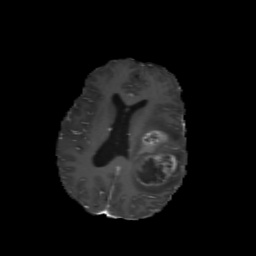
%> input picture test/00018_101.jpg, 256 x 256 px; its folder holds 4 pictures in this run
$ octave brain.m   (GNU Octave 9; MATLAB toolbox functions it lacks are replaced by stand-ins)
%> lines starting %> are read from the running program, lines starting %| are printed output that depends on the picture; in (x1, y1, x2, y2) boxes, pixels count from 0 and x2, y2 are one past the last pixel; in counts of white or black regions, pixels touching at a corner belong together; the program's own positions count from 1
% Define the folder path containing MRI images
folderPath = '/MATLAB Drive/test';

% Get a list of all images in the folder
imageFiles = dir(fullfile(folderPath, '*.jpg')); % Change '*.jpg' if images are in a different format
disp(['Number of images found: ', num2str(length(imageFiles))]); % Check the number of images found

% Check if there are no images found
if isempty(imageFiles)
    disp('No images found in the specified folder. Check the folder path and file extension.');
else
    % Loop through each image in the folder
    for k = 1:5
        disp(['Processing Image: ', imageFiles(k).name]); % Display the current image being processed

        % Load the image
        filePath = fullfile(folderPath, imageFiles(k).name);
        I = imread(filePath);
%> I is the input picture: size 256x256 uint8; min 0, max 255, mean 15.6

        % Display the original image
        figure;
        imshow(I);
        title(['Original MRI Scan: ', imageFiles(k).name]);

        % Convert image to grayscale if it is not already
        if size(I, 3) == 3
            grayImage = rgb2gray(I);
        else
            grayImage = I;
        end

    % Apply Gaussian filter for noise reduction
    filteredImage = imgaussfilt(grayImage, 2);

    % Resize the image to 256x256
    resizedImage = imresize(filteredImage, [256 256]);

    % Edge detection using Sobel
    edges = edge(resizedImage, 'Sobel');
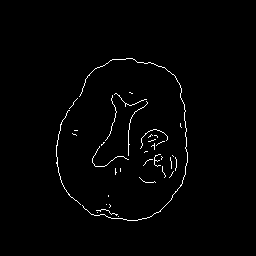
%> edges: size 256x256 logical; 1.4% white in thin lines or dots, all inside (x1, y1, x2, y2) = (56, 58, 188, 221)

    % Display the edges
    figure;
    imshow(edges);
    title('Edges Detected');

    % Adaptive thresholding for segmentation
    adaptiveThreshold = adaptthresh(resizedImage, 0.5);
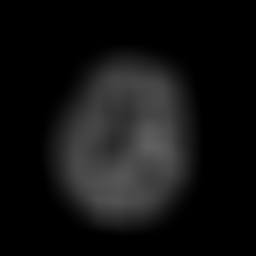
%> adaptiveThreshold: size 256x256 double; min 0, max 0.374, mean 0.0702
    binaryImage = imbinarize(resizedImage, adaptiveThreshold);
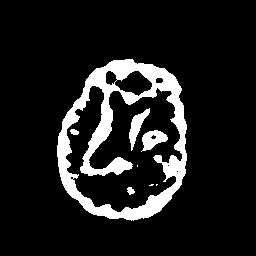
%> binaryImage: size 256x256 logical; 11.5% white; 8 white regions (3 under 20 px), largest, box (x1, y1, x2, y2) and area: (57, 59, 187, 221) 6796, (141, 130, 168, 152) 333, (129, 108, 150, 151) 330, (127, 187, 135, 195) 44, (70, 129, 79, 135) 41

    % Apply morphological operations to improve segmentation
    binaryImage = imopen(binaryImage, strel('disk', 3)); % Removes small noise
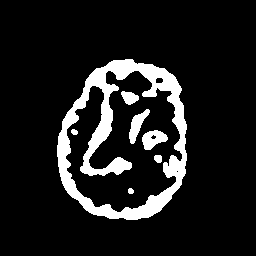
%> binaryImage: size 256x256 logical; 11.3% white; 7 white regions, largest, box (x1, y1, x2, y2) and area: (57, 59, 187, 220) 6464, (142, 130, 168, 150) 325, (129, 109, 150, 144) 311
    binaryImage = imclose(binaryImage, strel('disk', 5)); % Closes gaps in detected regions
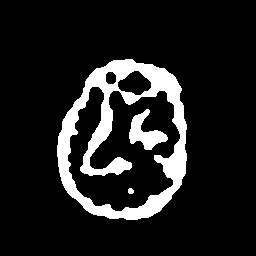
%> binaryImage: size 256x256 logical; 12% white; 3 white regions, box (x1, y1, x2, y2) and area: (57, 59, 187, 220) 7146, (129, 109, 168, 150) 718, (128, 188, 134, 194) 30

    % Display the binary image after morphological processing
    figure;
    imshow(binaryImage);
    title('Binary Image with Morphological Operations');

    % Debug: Count and display the number of white pixels
    whitePixelCount = sum(binaryImage(:));
%> whitePixelCount = 7894
    disp(['White pixel count: ', num2str(whitePixelCount)]);
%| White pixel count: 7894

    % Detect tumor based on area of high-intensity regions
    % Set a threshold for the area that indicates a tumor presence
    tumorAreaThreshold = 100;  % Adjust this value based on your images
    tumorDetected = whitePixelCount > tumorAreaThreshold;
%> tumorDetected = true

    % Display result
    if tumorDetected
        disp('Tumor Detected');
    else
        disp('No Tumor Detected');
    end
    end
%> pass 2 of the loop `for k = 1:5`:
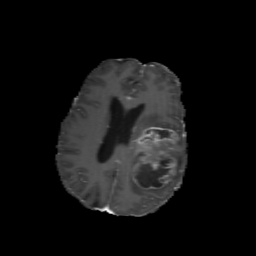
%> input picture test/00018_109.jpg, 256 x 256 px
%> I is the input picture: size 256x256 uint8; min 0, max 253, mean 17.5
%> `edges = edge(resizedImage, 'Sobel');`:
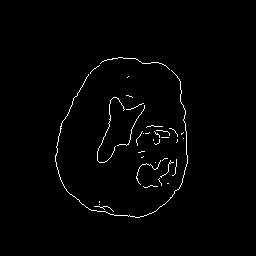
%> edges: size 256x256 logical; 1.3% white in thin lines or dots, all inside (x1, y1, x2, y2) = (55, 57, 188, 218)
%> `binaryImage = imclose(binaryImage, strel('disk', 5));`:
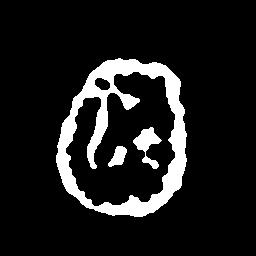
%> binaryImage: size 256x256 logical; 11% white; 3 white regions, box (x1, y1, x2, y2) and area: (56, 58, 187, 217) 6465, (133, 127, 162, 169) 504, (108, 146, 127, 167) 236
%> whitePixelCount = 7205
%| White pixel count: 7205
%> pass 3 of the loop `for k = 1:5`:
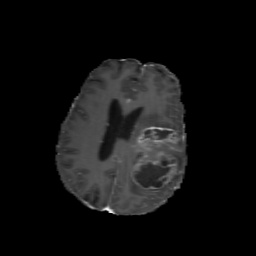
%> input picture test/00018_111.jpg, 256 x 256 px
%> I is the input picture: size 256x256 uint8; min 0, max 255, mean 17.1
%> `edges = edge(resizedImage, 'Sobel');`:
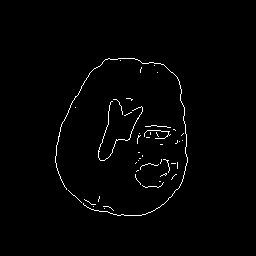
%> edges: size 256x256 logical; 1.4% white in thin lines or dots, all inside (x1, y1, x2, y2) = (55, 58, 188, 216)
%> `binaryImage = imclose(binaryImage, strel('disk', 5));`:
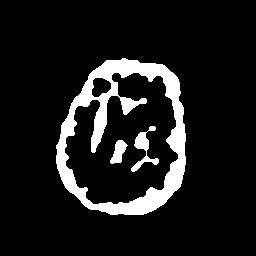
%> binaryImage: size 256x256 logical; 10.5% white; 3 white regions, box (x1, y1, x2, y2) and area: (56, 58, 186, 215) 6237, (131, 126, 159, 172) 400, (110, 140, 128, 164) 238
%> whitePixelCount = 6875
%| White pixel count: 6875
%> (the run ends here)
